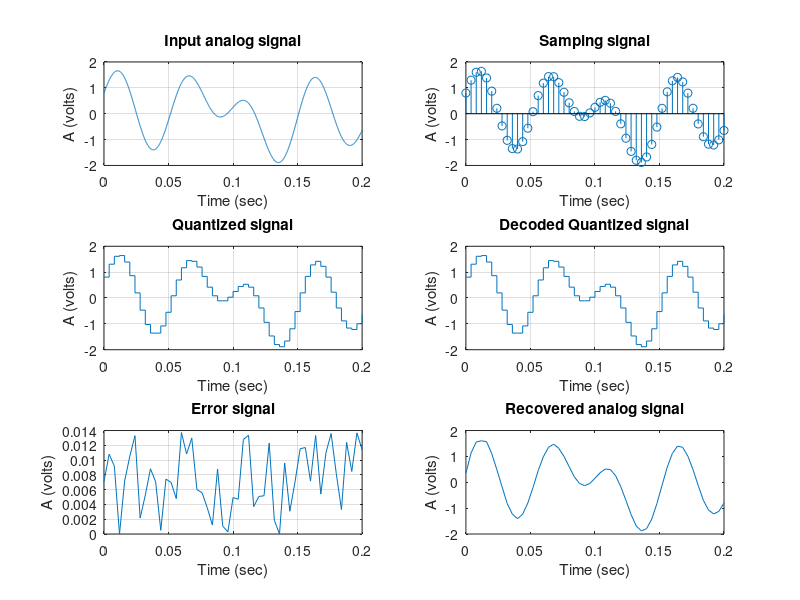

MATLAB code for this plot:
clc; clear;
close all;

time_duration=0.2;
analog_t=0:0.0001:time_duration;

a=[0.4 0.8 1.0];
f=[5 12 20];
analog_sig = a(1)*sin(2*pi*f(1)*analog_t) + a(2)*cos(2*pi*f(2)*analog_t) + a(3)*sin(2*pi*f(3)*analog_t);

subplot(3,2,1)
plot(analog_t,analog_sig)
xlabel('Time (sec)')
ylabel ('A (volts)')
title ('Input analog signal')
grid on;

% % sampling 
fs=250;
samp_t=0:1/fs:time_duration;
samp_sig = a(1)*sin(2*pi*f(1)*samp_t) + a(2)*cos(2*pi*f(2)*samp_t) + a(3)*sin(2*pi*f(3)*samp_t);
 
subplot (3,2,2)
stem(samp_t,samp_sig)
xlabel('Time (sec)')
ylabel ('A (volts)')
title ('Samping signal')
grid on;
% 
% % quantization
nb=7;
L=2^nb-1;
delta=(max(samp_sig)-min(samp_sig))/L;
i= round ((samp_sig-min(samp_sig))/delta);
quant_sig=min(samp_sig)+i*delta;

subplot (3,2,3)
stairs(samp_t,quant_sig)
xlabel('Time (sec)')
ylabel ('A (volts)')
title ('Quantized signal')
grid on;
% 
% % encoding
dig_sig_matrix=de2bi(i,nb);
% encoded digigal signal
dig_sig=reshape (dig_sig_matrix',1,[])
% 
% % decoding
decod_index=reshape(dig_sig,nb,[])';
decod_index_dec=bi2de(decod_index);
decod_quant_sig=min(samp_sig)+decod_index_dec*delta;
% 
subplot (3,2,4)
stairs(samp_t,decod_quant_sig)
xlabel('Time (sec)')
ylabel ('A (volts)')
title ('Decoded Quantized signal')
grid on;
% 
% % error signal
er=abs(samp_sig-quant_sig)
% 
subplot(3,2,5)
plot(samp_t,er)
xlabel('Time (sec)')
ylabel ('A (volts)')
title ('Error signal')
grid on;
% 
% % Low pass filter 
fc=100;
[b,a]=butter(4,fc/(fs/2)); % Low passfilter 
recons_signal=filter(b,a,decod_quant_sig);
% 
subplot(3,2,6)
plot(samp_t,recons_signal)
xlabel ('Time (sec)')
ylabel ('A (volts)')
title ('Recovered analog signal')
